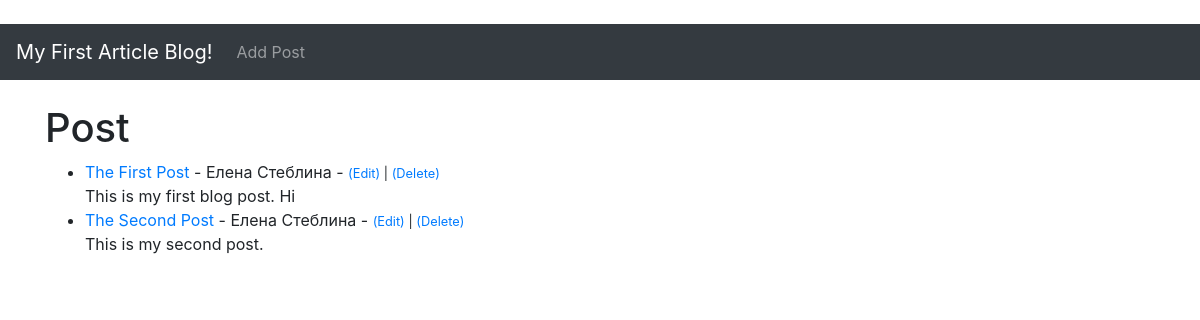
The app's page /, older data.
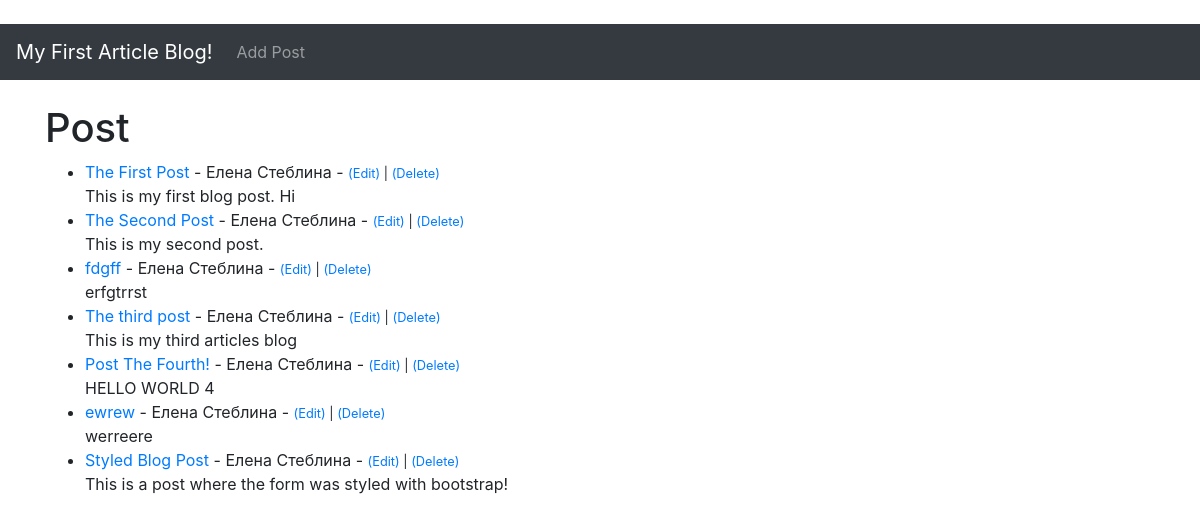
The same page, newer data.
### theblog/models.py (models this page shows, shortened)
class Post(models.Model):
    title = models.CharField(max_length=255)
    title_tag = models.CharField(max_length=255)
    author = models.ForeignKey(User, on_delete=models.CASCADE)
    body = models.TextField()

### theblog/views.py (the view)
# urls.py: path('', HomeView.as_view(), name='home'),
class HomeView(ListView):
    model = Post
    template_name = 'theblog/home.html'

### theblog/templates/theblog/home.html
{% extends 'theblog/base.html' %}
{% block content %}
<h1>Post</h1>
<ul>
{% for post in object_list %}
    <li><a href="{% url 'article-detail' post.pk %}">
        {{ post.title }}</a> - {{ post.author.first_name }} {{ post.author.last_name }} - <small><a href="{% url 'update_post' post.pk %}">(Edit)</a> |
                                                                                                <a href="{% url 'delete_post' post.pk %}">(Delete)</a></small>
        <br />
        {{ post.body }}
    </li>
{% endfor %}
</ul>
{% endblock %}

### theblog/templates/theblog/base.html (shortened to what this page needs)
﻿<!doctype html>
<html lang="en">
  <head>
    <link rel="stylesheet" href="https://stackpath.bootstrapcdn.com/bootstrap/4.3.1/css/bootstrap.min.css">
  </head>
  <body>
    <nav class="navbar navbar-expand-lg navbar-dark bg-dark">
      <a class="navbar-brand" href="{% url 'home' %}">My First Article Blog!</a>
      <div class="collapse navbar-collapse" id="navbarSupportedContent">
        <ul class="navbar-nav mr-auto">
          <li class="nav-item">
            <a class="nav-link" href="{% url 'add_post' %}">Add Post</a>
          </li>
        </ul>
      </div>
    </nav>
      <br />
      <div class="container">
        {% block content %}
        {% endblock %}
      </div>
  </body>
</html>

Row changes from the older to the newer data that the page shows:
added Post: title "fdgff", author.first_name "Елена", author.last_name "Стеблина", body "erfgtrrst"
added Post: title "The third post", author.first_name "Елена", author.last_name "Стеблина", body "This is my third articles blog"
added Post: title "Post The Fourth!", author.first_name "Елена", author.last_name "Стеблина", body "HELLO WORLD 4"
added Post: title "ewrew", author.first_name "Елена", author.last_name "Стеблина", body "werreere"
added Post: title "Styled Blog Post", author.first_name "Елена", author.last_name "Стеблина", body "This is a post where the form was styled with bootstrap!"
